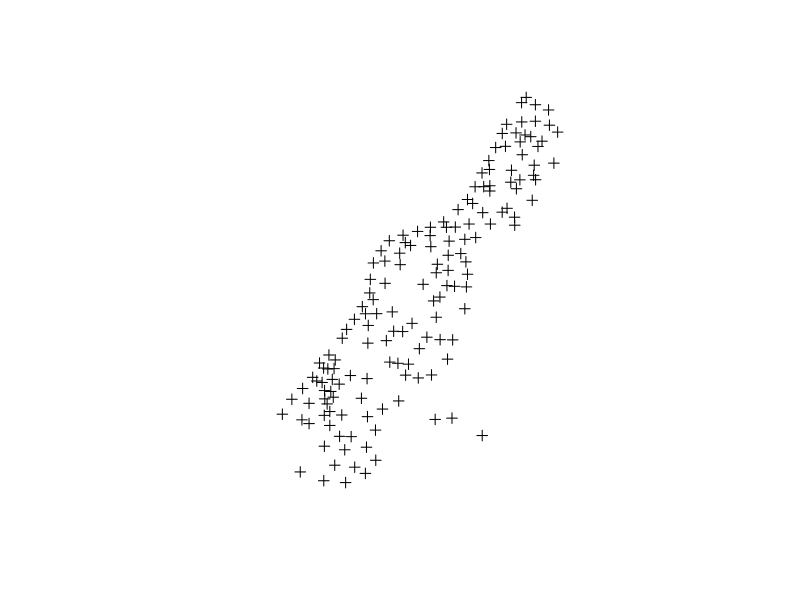
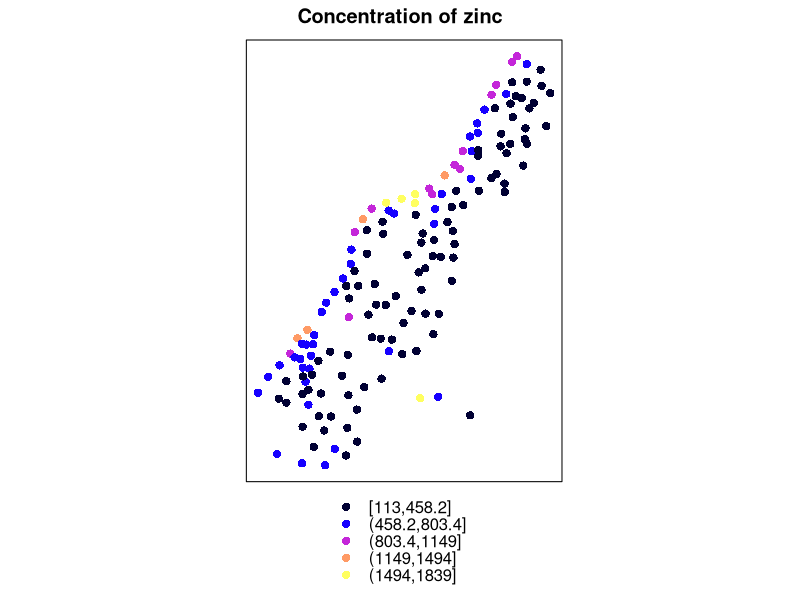
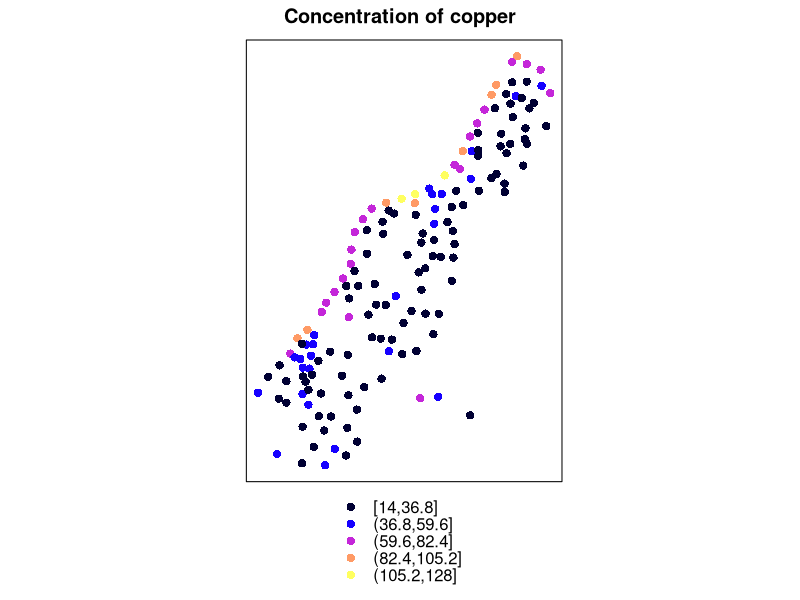
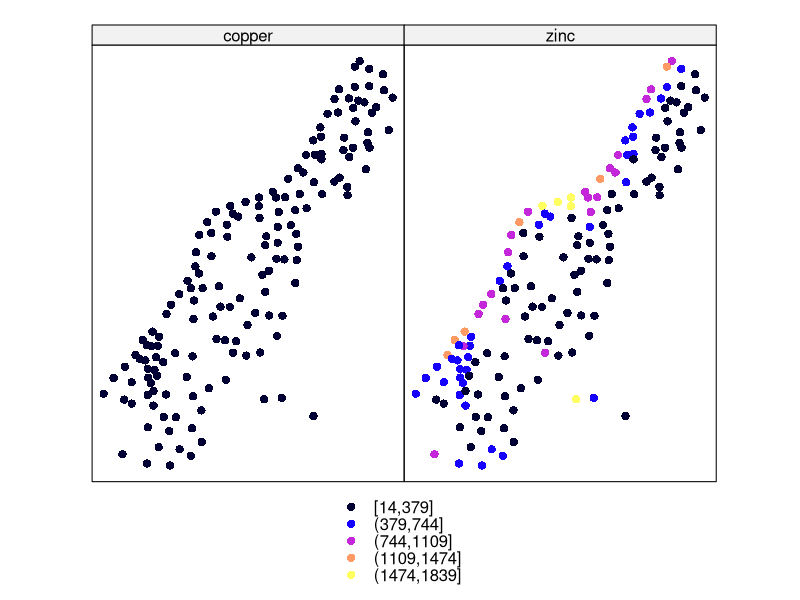
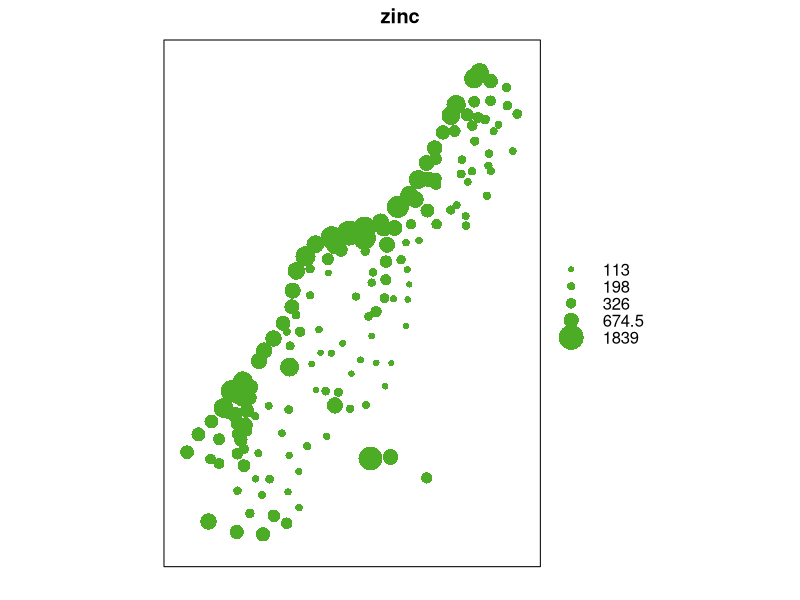
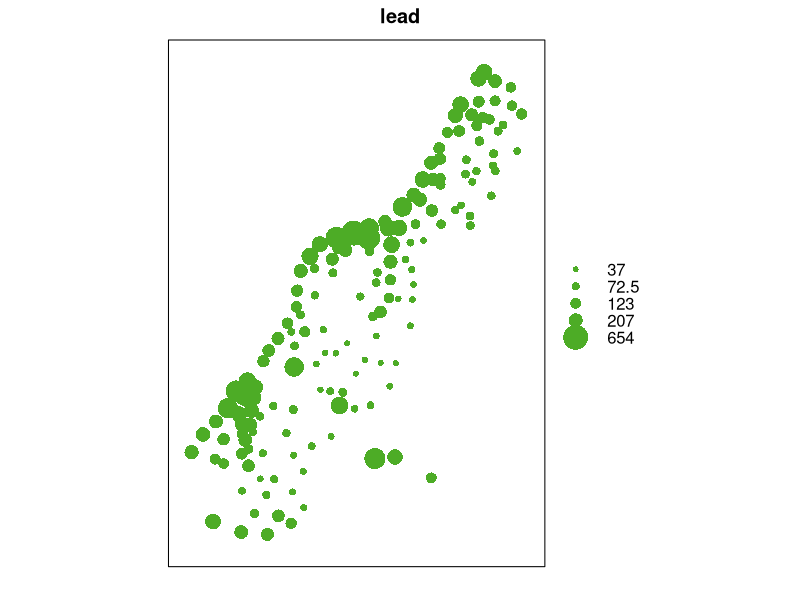
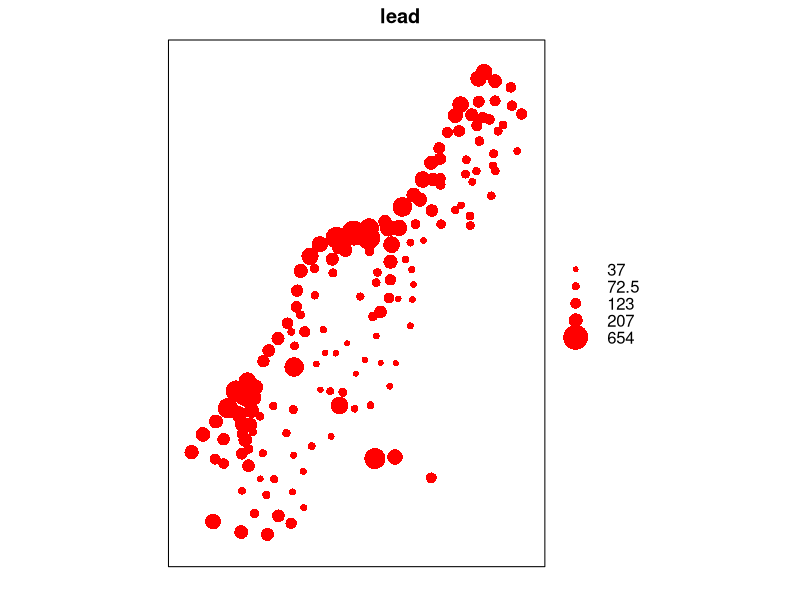

Source code (R) for these figures, in order:
# R spatial

install.packages("sp")
library(sp)

data(meuse)

head(meuse)

coordinates(meuse) = ~x+y

plot(meuse)

# spplot is used to plot elements like zinc, lead etc. spread in space
spplot(meuse, "zinc", main="Concentration of zinc")

# Exercise: plot the concentration of Copper
spplot(meuse, "copper", main="Concentration of copper")

# Exercise: see copper and zinc
spplot(meuse, c("copper","zinc"))

# this is the same solution we used for te first lecture
# primates <- c(1,5,10)

# Rather than using colours, let's make us of bubbles
bubble(meuse, "zinc")

# do the same for lead
bubble(meuse, "lead")
bubble(meuse, "lead", col="red")
